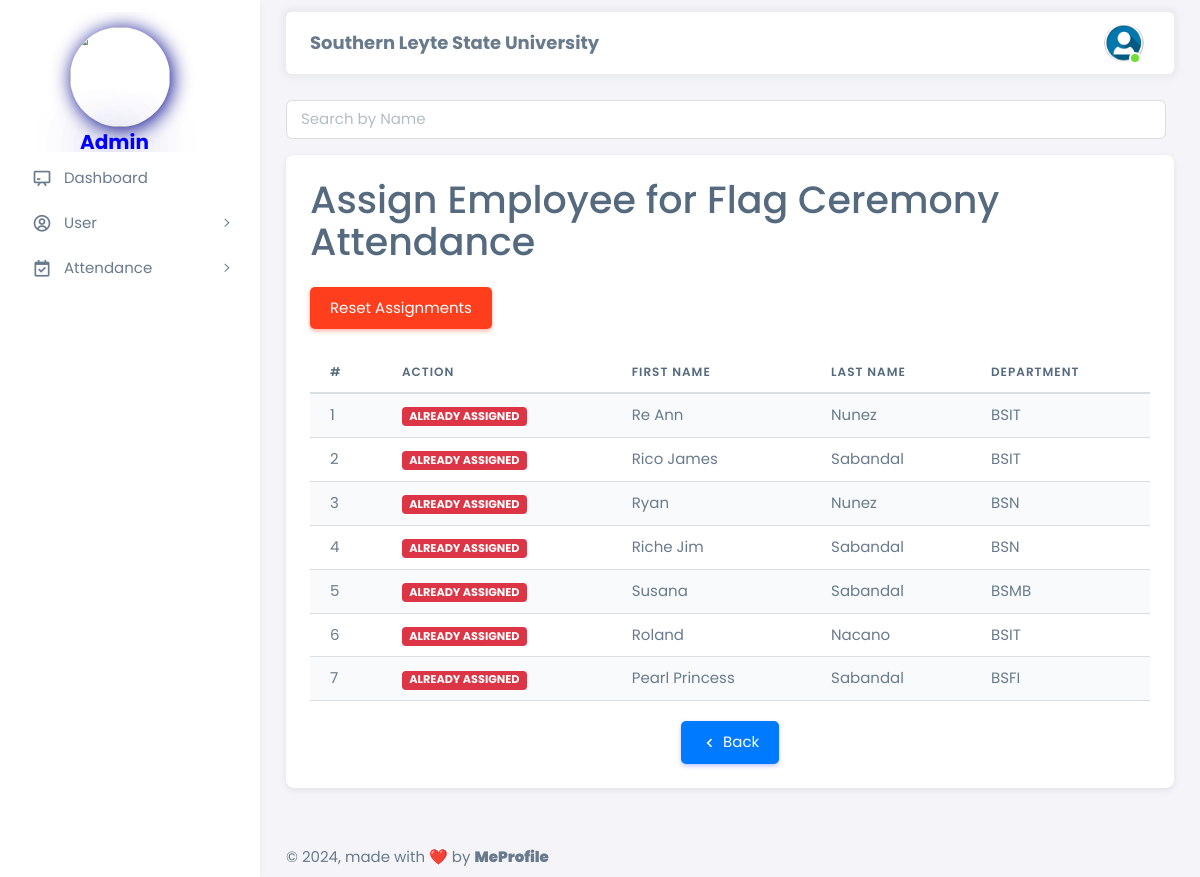
The page /html/admin/assign_employee.php (signed in) on the database its author committed.
### tables this page shows
CREATE TABLE `employee_registration` (
  `employee_id` int NOT NULL,
  `first_name` varchar(50) NOT NULL,
  `last_name` varchar(50) NOT NULL,
  `email` varchar(100) NOT NULL,
  `password` varchar(255) NOT NULL,
  `phone_number` varchar(15) DEFAULT NULL,
  `department` varchar(50) DEFAULT NULL,
  `position` varchar(50) DEFAULT NULL,
  `is_admin` tinyint(1) NOT NULL DEFAULT '0',
  `hire_date` date DEFAULT NULL,
  `address` varchar(255) DEFAULT NULL,
  `city` varchar(100) DEFAULT NULL,
  `postal_code` varchar(20) DEFAULT NULL,
  `country` varchar(50) DEFAULT NULL,
  `date_of_birth` date DEFAULT NULL,
  `gender` varchar(10) DEFAULT NULL,
  `emergency_contact_name` varchar(100) DEFAULT NULL,
  `emergency_contact_number` varchar(15) DEFAULT NULL,
  `created_at` timestamp NULL DEFAULT CURRENT_TIMESTAMP,
  `updated_at` timestamp NULL DEFAULT CURRENT_TIMESTAMP ON UPDATE CURRENT_TIMESTAMP,
  `is_assigned` tinyint(1) NOT NULL DEFAULT '0',
  `is_assigned_department` tinyint(1) NOT NULL DEFAULT '0'
);

### html/admin/assign_employee.php (the view, shortened to what this page needs)
<?php
require '../config.php';
$search = isset($_GET['search']) ? $_GET['search'] : '';
$sql = "SELECT * FROM employee_registration WHERE is_admin = 0 AND (first_name LIKE ? OR last_name LIKE ? OR email LIKE ?)";
$stmt = $conn->prepare($sql);
$search_term = "%$search%";
$stmt->bind_param("sss", $search_term, $search_term, $search_term);
$stmt->execute();
$result = $stmt->get_result();
?>
<!DOCTYPE html>
<html lang="en" class="light-style layout-menu-fixed" dir="ltr" data-theme="theme-default" data-assets-path="../assets/" data-template="vertical-menu-template-free">
<head>
    <link rel="stylesheet" href="https://cdn.jsdelivr.net/npm/sweetalert2@11/dist/sweetalert2.min.css">
    <link rel="stylesheet" href="../../assets/vendor/fonts/boxicons.css" />
    <link rel="stylesheet" href="../../assets/vendor/css/core.css" class="template-customizer-core-css" />
    <link rel="stylesheet" href="../../assets/vendor/css/theme-default.css" class="template-customizer-theme-css" />
    <link rel="stylesheet" href="../../assets/css/demo.css" />
    <link rel="stylesheet" href="../../assets/vendor/libs/perfect-scrollbar/perfect-scrollbar.css" />
    <link rel="stylesheet" href="../../assets/vendor/libs/apex-charts/apex-charts.css" />
</head>
<body>
    <div class="layout-wrapper layout-content-navbar">
        <div class="layout-container">
            <?php include('../navbar/admin/sidenavbar.php'); ?>
            <div class="layout-page">
                <?php include('../navbar/admin/navbar.php'); ?>
                <div class="content-wrapper">
                    <div class="container-xxl flex-grow-1 container-p-y">
                        <div class="row mb-3">
                            <div class="col-lg-12">
                                <form class="d-flex" method="GET" action="<?php echo htmlspecialchars($_SERVER["PHP_SELF"]); ?>">
                                    <input class="form-control me-2" type="search" id="searchInput" placeholder="Search by Name" aria-label="Search" name="search" value="<?php echo htmlspecialchars($search); ?>">
                                </form>
                            </div>
                        </div>
                        <div class="row">
                            <div class="col-lg-12 mb-4 order-0">
                                <div class="card">
                                    <div class="card-body">
                                        <h1 class="mb-4">Assign Employee for Flag Ceremony Attendance</h1>
                                        <button id="resetButton" class="btn btn-danger mb-4">Reset Assignments</button>
                                        <div class="table-responsive">
                                            <table class="table table-striped">
                                                <thead>
                                                    <tr>
                                                        <th>#</th>
                                                        <th>Action</th>
                                                        <th>First Name</th>
                                                        <th>Last Name</th>
                                                        <th>Department</th>
                                                    </tr>
                                                </thead>
                                                <tbody id="employeeTableBody">
                                                    <?php
                                                    $counter = 1;
                                                    if ($result->num_rows > 0) {
                                                        while ($row = $result->fetch_assoc()) {
                                                            echo "<tr>";
                                                            echo "<td class='text-nowrap'>{$counter}</td>";
                                                            echo "<td class='text-nowrap'>";
                                                            if ($row['is_assigned'] == 0) {
                                                                echo "<button class='btn btn-primary assign-button' data-employee-id='{$row['employee_id']}'>Assign for Attendance</button>";
                                                            } else {
                                                                echo "<span class='badge badge-danger'>Already Assigned</span>";
                                                            }
                                                            echo "</td>";
                                                            echo "<td class='text-nowrap'>{$row['first_name']}</td>";
                                                            echo "<td class='text-nowrap'>{$row['last_name']}</td>";
                                                            echo "<td class='text-nowrap'>{$row['department']}</td>";
                                                            echo "</tr>";
                                                            $counter++;
                                                        }
                                                    } else {
                                                        echo "<tr><td colspan='6'>No non-admin employees found.</td></tr>";
                                                    }
                                                    ?>
                                                </tbody>
                                            </table>
                                        </div>
                                        <div class="centered-button">
                                            <a href="attendance_flag.php" class="btn btn-primary">
                                                <i class="bx bx-chevron-left"></i> Back
                                            </a>
                                        </div>
                                    </div>
                                </div>
                            </div>
                        </div>
                    </div>
                </div>
                <footer class="content-footer footer bg-footer-theme">
                    <div class="container-xxl d-flex flex-wrap justify-content-between py-2 flex-md-row flex-column">
                        <div class="mb-2 mb-md-0">
                            ©
                            , made with ❤️ by
                            <a href="https://www.facebook.com/james.jeager.3" target="_blank" class="footer-link fw-bolder">MeProfile</a>
                        </div>
                    </div>
                </footer>
            </div>
        </div>
    </div>
</body>
</html>

### html/admin/assign_employee.php (style rules this page uses)
body, .btn, .menu-link, .navbar-nav-right, .footer, .app-brand, .queue-number { font-family: 'Poppins', sans-serif; }
.btn { padding: 10px 20px; border: none; border-radius: 5px; cursor: pointer; }
.btn-primary { background-color: #007bff; color: #fff; }
.centered-button { text-align: center; margin-top: 20px; }
.badge.badge-danger { color: #fff; background-color: #dc3545; display: inline-block; padding: 0.35em 0.65em; font-size: 0.75em; font-weight: 700; line-height: 1; text-align: center; white-space: nowrap; vertical-align: baseline; border-radius: 0.25rem; }

### rows shown on the page
employee_registration: is_assigned "ALREADY ASSIGNED", first_name "Re Ann", last_name "Nunez", department "BSIT"
employee_registration: is_assigned "ALREADY ASSIGNED", first_name "Rico James", last_name "Sabandal", department "BSIT"
employee_registration: is_assigned "ALREADY ASSIGNED", first_name "Ryan", last_name "Nunez", department "BSN"
employee_registration: is_assigned "ALREADY ASSIGNED", first_name "Riche Jim", last_name "Sabandal", department "BSN"
employee_registration: is_assigned "ALREADY ASSIGNED", first_name "Susana", last_name "Sabandal", department "BSMB"
employee_registration: is_assigned "ALREADY ASSIGNED", first_name "Roland", last_name "Nacano", department "BSIT"
employee_registration: is_assigned "ALREADY ASSIGNED", first_name "Pearl Princess", last_name "Sabandal", department "BSFI"
